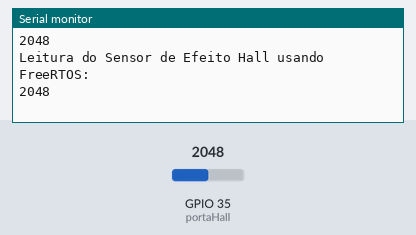
A sketch run on a simulated ESP32. Shown: the last lines printed to the serial monitor. The test bench sets the inputs (shaded band); at power-on: GPIO 35 (portaHall) = 2048.

Above: at 1.8 s.
1.9 s: GPIO 35 (portaHall) set to 2866
At 2.8 s:
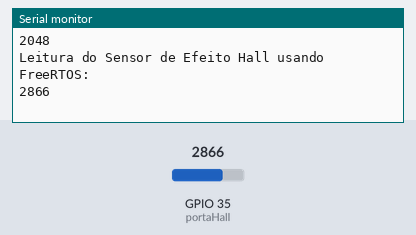
3.4 s: GPIO 35 (portaHall) set to 3603
At 4.8 s:
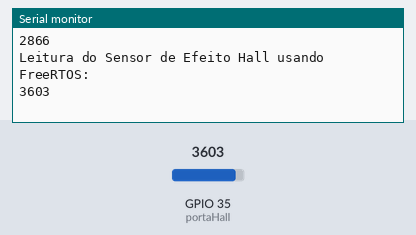
Timing chart, 0 to 6.4 s (numbered marks = the images above; inputs shaded):
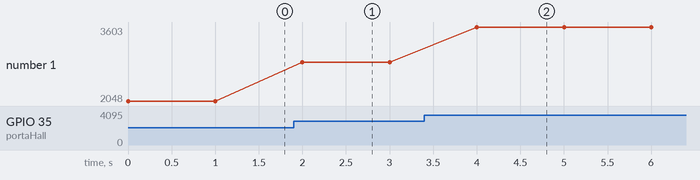

The sketch:

SensorEfeitoHallESP32FreeRTOS.ino
```cpp
// definir porta de leitura do sensor de efeito Hall
const int portaHall = GPIO_NUM_35;
// declarar protótipo da tarefa que irá realizar leitura do sensor de efeito Hall
static void leituraSensorHall(void * );
void setup() {
  // inicializar serial
  Serial.begin(115200);
  // definir porta do sensor de efeito Hall como entrada
  pinMode(portaHall, INPUT);
  // declarar tarefa que irá realizar a leitura do sensor de efeito Hall
  xTaskCreate(leituraSensorHall, "leituraSensorHall", 4096,   NULL, 1, NULL);


}

void loop() {

}
// Tarefa do sensor de efeito Hall
static void leituraSensorHall(void *){

  while(1){
     // realizar leitura do sensor de efeito Hall
      int leitura = analogRead(portaHall);
      // Realizar o print da leitura no serial
      Serial.println("Leitura do Sensor de Efeito Hall usando FreeRTOS:");
      Serial.println(leitura);
      // realizar um delay e inicializar leitura daqui a 1 segundos
      vTaskDelay(1000 / portTICK_PERIOD_MS);
  }
}
```

Measured:
- after the input at 1.9 s, the serial monitor: prints a new line after 0.10 s (image 1)
- after the input at 3.4 s, the serial monitor: prints a new line after 0.60 s (image 2)
- plotted number 1: 2048 → 2866 after the input at 1.9 s, 2866 → 3603 after the input at 3.4 s
